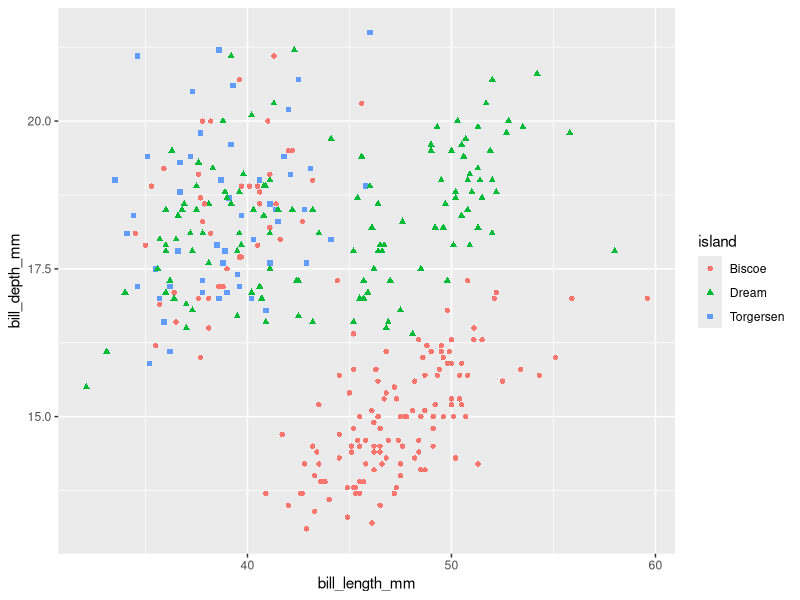

R code for this plot: (Note: this script raises an error after producing the figure.)
## ---- chunk 1
library(tidyverse)
## ---- chunk 2
#| label: fig-quick-plot
#| fig-cap: "Example of a graphic created using the grammar of graphics."
#| echo: true
#| eval: true


library(tidyverse)
library(palmerpenguins)
ggplot(penguins, mapping = aes(x = bill_length_mm, 
                               y = bill_depth_mm, 
                               color = island, 
                               shape = island)) + 
  geom_point()
## ---- chunk 3
#| eval: true
#| layout-ncol: 3
#| fig-cap: "Three examples of chart preferences. "
#| fig-subcap: 
#|  - "3D volume chart"
#|  - "2D area chart"
#|  - "Much better alternative"

# Use Tufte's worst chart, 2D equivalent, and an actually good representation.
year <- 1972:1976
under25 <- c(72, 70.8, 67.2, 66.4, 67.0)
over25 <- 100-under25
middle <- under25 - over25
under25plot <- 100 - (middle + over25)
label <- factor(c('25 AND OVER', 'middle', 'UNDER 25'), levels = c('25 AND OVER', 'middle', 'UNDER 25'), ordered = T)
response <- c(over25, middle, under25plot)

knitr::include_graphics("images/tufte-bad-graph.png")

data.frame(year = rep(year, times = 3), label = rep(label, each = 5), response) %>% 
  # mutate(label = factor(label, levels = c('25 AND OVER', 'middle', 'UNDER 25'), ordered = T)) %>% 
ggplot(mapping = aes(x = year, y = response)) + 
  geom_area(mapping = aes(fill = forcats::fct_rev(label)), 
            color = 'black',
            outline.type = 'full') + 
  scale_fill_manual(values = c('25 AND OVER' = 'grey20',
                               'middle' = NULL,
                               'UNDER 25' = 'grey80'),
                    na.value = 'white') + 
  annotate("label", x = year, y = over25-2, label = over25, size = 3) + 
  annotate("label", x = year, y = under25+2, label = under25, size = 3) + 
  labs(x = 'Year', y = 'Percent Enrollment', fill = '') + 
  theme_bw() +
  theme(panel.grid = element_blank(),
        aspect.ratio = 2)

data.frame(year = rep(year, times = 2), response = c(under25, over25), 
  label = c(rep('UNDER 25', 5), rep('25 AND OVER', 5))) %>% 
ggplot(mapping = aes(x = year, y = response, color = label)) + 
  #geom_bar(stat = 'identity', position = position_stack()) + 
  geom_line(size = 2) + 
  geom_point(size = 4) + 
  scale_y_continuous(expand = c(0,0), limits = c(0,100)) + 
  labs(x = 'Year', y = 'Percent Enrollment', color = '') + 
  scale_color_manual(values = c('25 AND OVER' = 'grey20',
                               'UNDER 25' = 'grey80'),
                    na.value = 'white') + 
  theme_bw() +
  theme(panel.grid = element_blank(),
        aspect.ratio = 1)
## ---- chunk 4
#| label: fig-gestalt
#| layout-ncol: 3
#| fig-cap: "Examples of color, size, and shape for scatterplots of the penguins dataset [@penguins]. "
#| fig-subcap: 
#|   - "Color mapped to categorical variable."
#|   - "Size mapped to categorical variable."
#|   - "Shape mapped to categorical variable."
#|   - "Color mapped to continuous variable."
#|   - "Size mapped to continuous variable."
#|   - "Shape mapped to continuous variable."


theme_set(theme_bw())
library(palmerpenguins)
penguins %>% 
  ggplot(mapping = aes(x = bill_length_mm, y = bill_depth_mm, color = island)) + 
  geom_point() + 
  theme(aspect.ratio = 1)

penguins %>% 
  ggplot(mapping = aes(x = bill_length_mm, y = bill_depth_mm, size = island)) + 
  geom_point() + 
  theme(aspect.ratio = 1)

penguins %>% 
  ggplot(mapping = aes(x = bill_length_mm, y = bill_depth_mm, shape = island)) + 
  geom_point() + 
  theme(aspect.ratio = 1)

penguins %>% 
  ggplot(mapping = aes(x = bill_length_mm, y = bill_depth_mm, color = body_mass_g)) + 
  geom_point() + 
  theme(aspect.ratio = 1)

penguins %>% 
  ggplot(mapping = aes(x = bill_length_mm, y = bill_depth_mm, size = body_mass_g)) + 
  geom_point() + 
  theme(aspect.ratio = 1)

penguins %>% 
  mutate(body_mass_g = cut(body_mass_g, breaks = c(0, 3550, 4050, 4750, 6300))) %>% 
  ggplot(mapping = aes(x = bill_length_mm, y = bill_depth_mm, shape = body_mass_g)) + 
  geom_point() + 
  theme(aspect.ratio = 1) 
## ---- chunk 5
#| label: fig-heatmap2d
#| fig-cap: "Heat maps created from with data from (XXX). The 2D heat map represents the percentage of high school graduates using a gradient color scale, whereas the 3D heat map uses height."
#| fig-subcap:
#| - "2D heat map"
#| - "3D heat map"
#| layout-ncol: 2


expand_grid(status = factor(c('High', 'Middle', 'Low'), ordered = T, levels = c('High', 'Middle', 'Low')),
            ability = factor(c('High', 'Middle', 'Low'), ordered = T, levels = c('Low', 'Middle', 'High'))) %>% 
  mutate(percent = c(81.2, 56.8, 31.4,
                     56.3, 31.8, 14.1,
                     47.2, 19.8, 8.7)) %>% 
  ggplot(mapping = aes(x = status, y = ability,
                       fill = percent)) + 
  geom_tile() + 
  geom_label(aes(label = glue::glue('{percent}%')),
             size = 3) + 
  labs(x = 'Socioeconomic status', y = 'Ability level', 
       fill = 'Participants as a percent\nof high school graduates', 
       title = 'Participation in Postsecondary Education of the\nHigh School Class of 1972: Fall 1974',
       subtitle = 'White') + 
  scale_y_discrete() +
  scale_fill_gradient(low = 'grey90', high = 'forestgreen', limits = c(0, 100), breaks = c(0,20,40,60,80,100)) + 
  theme(plot.title = element_text(hjust = 0.5),
        plot.subtitle = element_text(hjust = 0.5),
        aspect.ratio = 1)

knitr::include_graphics('images/heatmap3d.png')
## ---- chunk 6
#| layout-ncol: 4
#| label: fig-colorblind
#| fig-cap: "Effect of color deficiencies on the inferno palette from @viridis."
#| fig-subcap:
#| - "Original palette"
#| - "Deutan (red-green)"
#| - "Protan (red-green)"
#| - "Tritan (blue-yellow)"


library(colorspace)
n <- 7
ref.pal <- viridis::inferno(n)

ggplot(mapping = aes(y = 1:n, x = 1, fill = ref.pal)) + 
  geom_tile() + 
  scale_fill_identity() + 
  theme_void() +
  theme(aspect.ratio = n, legend.position = 'none')

ggplot(mapping = aes(y = 1:n, x = 1, fill = deutan(ref.pal))) + 
  geom_tile() + 
  scale_fill_identity() + 
  theme_void() +
  theme(aspect.ratio = n, legend.position = 'none')

ggplot(mapping = aes(y = 1:n, x = 1, fill = protan(ref.pal))) + 
  geom_tile() + 
  scale_fill_identity() + 
  theme_void() +
  theme(aspect.ratio = n, legend.position = 'none')

ggplot(mapping = aes(y = 1:n, x = 1, fill = tritan(ref.pal))) + 
  geom_tile() + 
  scale_fill_identity() + 
  theme_void() +
  theme(aspect.ratio = n, legend.position = 'none')

## ---- chunk 7
#| label: fig-ratios
#| fig-cap: "Ratios used by several studies"
#| layout-ncol: 2
#| fig-subcap:
#| - "@cleveland1984"
#| - "@croxton1932"
#| - "@zacks1998, Experiment 1"
#| - "@zacks1998, Experiment 3"

# Graph showing the ratios used by C&M
library(tidyverse)
cm.ratio <- (c(17.8, 26.1, 38.3, 46.4, 56.2, 68.1, 82.5)/100)
croxton1932.ratio <- c(2, 12.5, 16.67, 25, 33.33, 50, 66.67, 70, 90)/100
zacks1 <- c(20, 40, 60, 80, 100)/100
zacks3 <- seq(1, 99, by = 7)/100

mycol <- "#d00000"

ggplot(mapping = aes(x = 1:length(cm.ratio), y = cm.ratio)) + 
  geom_col(fill = mycol, color = 'black') + 
  geom_text(aes(label = cm.ratio, y = cm.ratio + 0.05)) + 
  scale_y_continuous(limits = c(0,1)) + 
  theme_bw() + 
  theme(aspect.ratio = 1/2,
    panel.grid.major.x = element_blank(),
    panel.grid.minor.x = element_blank())

ggplot(mapping = aes(x = 1:length(croxton1932.ratio), y = croxton1932.ratio)) + 
  geom_col(fill = mycol, color = 'black') + 
  scale_y_continuous(limits = c(0,100)) + 
  geom_text(aes(label = croxton1932.ratio, y = croxton1932.ratio + 0.05)) + 
  scale_y_continuous(limits = c(0,1)) + 
  theme_bw() + 
  theme(aspect.ratio = 1/2,
    panel.grid.major.x = element_blank(),
    panel.grid.minor.x = element_blank())

ggplot(mapping = aes(x = 1:length(zacks1), y = zacks1)) + 
  geom_col(fill = mycol, color = 'black') + 
  geom_text(aes(label = zacks1, y = zacks1 + 0.05)) + 
  scale_y_continuous(limits = c(0,1)) + 
  theme_bw() + 
  theme(aspect.ratio = 1/2,
    panel.grid.major.x = element_blank(),
    panel.grid.minor.x = element_blank())

ggplot(mapping = aes(x = 1:length(zacks3), y = zacks3)) + 
  geom_col(fill = mycol, color = 'black') + 
  geom_text(aes(label = zacks3, y = zacks3 + 0.05)) + 
  scale_y_continuous(limits = c(0,100)) + 
  scale_y_continuous(limits = c(0,1)) + 
  theme_bw() + 
  theme(aspect.ratio = 1/2,
    panel.grid.major.x = element_blank(),
    panel.grid.minor.x = element_blank())
